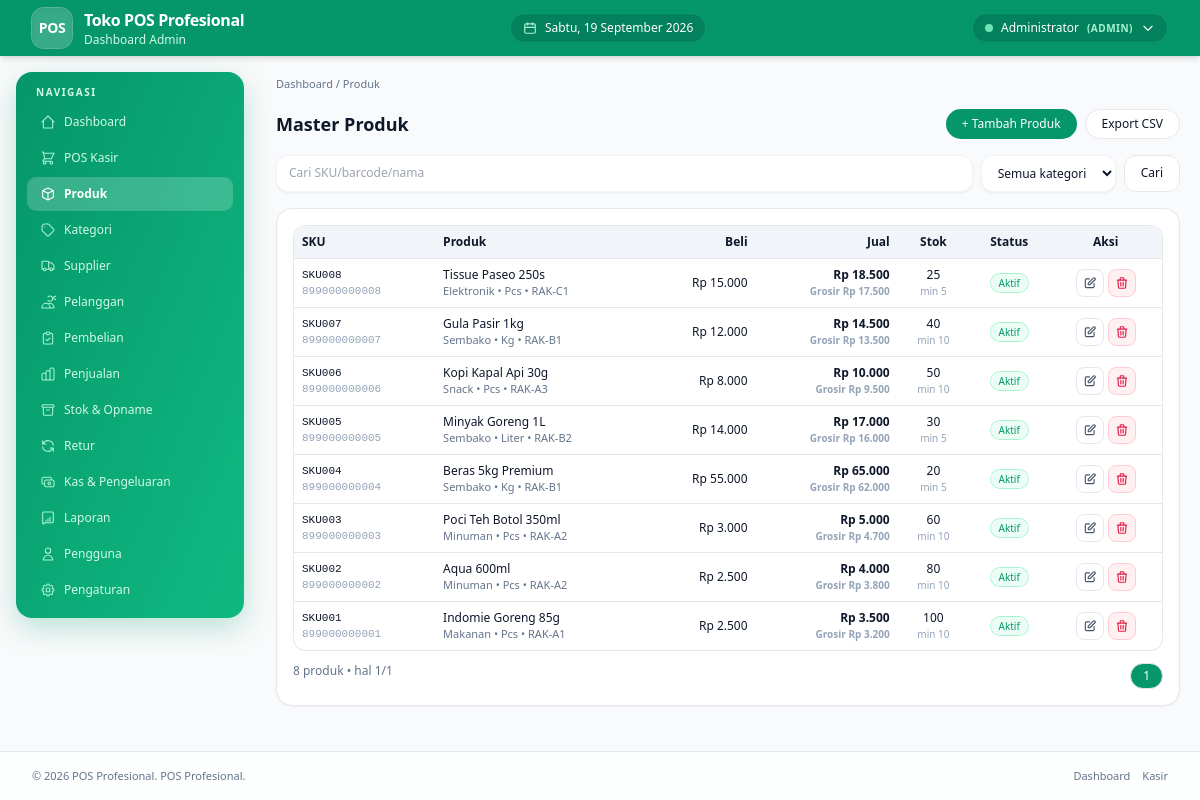
/admin/produk/index.php (signed in), run on the app's committed database.
### tables this page shows
CREATE TABLE stores (
 id INT AUTO_INCREMENT PRIMARY KEY,
 name VARCHAR(120) NOT NULL,
 address TEXT,
 phone VARCHAR(30),
 email VARCHAR(100),
 logo VARCHAR(255),
 receipt_footer TEXT,
 currency VARCHAR(10) DEFAULT 'Rp',
 tax_percent DECIMAL(5,2) DEFAULT 0,
 transaction_prefix VARCHAR(10) DEFAULT 'TRX',
 created_at DATETIME DEFAULT CURRENT_TIMESTAMP
);

CREATE TABLE products (
 id INT AUTO_INCREMENT PRIMARY KEY,
 sku VARCHAR(30) UNIQUE NOT NULL,
 barcode VARCHAR(50) UNIQUE NULL,
 name VARCHAR(150) NOT NULL,
 category_id INT NULL,
 unit_id INT NULL,
 purchase_price INT NOT NULL DEFAULT 0,
 selling_price INT NOT NULL DEFAULT 0,
 wholesale_price INT NOT NULL DEFAULT 0,
 stock INT NOT NULL DEFAULT 0,
 min_stock INT NOT NULL DEFAULT 5,
 location VARCHAR(60),
 supplier_id INT NULL,
 photo VARCHAR(255),
 is_active TINYINT(1) DEFAULT 1,
 created_at DATETIME DEFAULT CURRENT_TIMESTAMP,
 updated_at DATETIME DEFAULT CURRENT_TIMESTAMP ON UPDATE CURRENT_TIMESTAMP,
 FOREIGN KEY (category_id) REFERENCES product_categories(id) ON DELETE SET NULL,
 FOREIGN KEY (unit_id) REFERENCES product_units(id) ON DELETE SET NULL,
 FOREIGN KEY (supplier_id) REFERENCES suppliers(id) ON DELETE SET NULL,
 INDEX idx_prod_barcode (barcode),
 INDEX idx_prod_sku (sku),
 INDEX idx_prod_name (name),
 INDEX idx_prod_category (category_id)
);

CREATE TABLE product_categories (
 id INT AUTO_INCREMENT PRIMARY KEY,
 code VARCHAR(20) UNIQUE NOT NULL,
 name VARCHAR(80) NOT NULL,
 description TEXT,
 is_active TINYINT(1) DEFAULT 1,
 created_at DATETIME DEFAULT CURRENT_TIMESTAMP,
 INDEX idx_cat_name (name)
);

CREATE TABLE product_units (
 id INT AUTO_INCREMENT PRIMARY KEY,
 code VARCHAR(20) UNIQUE NOT NULL,
 name VARCHAR(40) NOT NULL
);

### config/database.php (called while the page is built)
<?php
$DB_HOST = '127.0.0.1';
$DB_NAME = 'pos_db';
$DB_USER = 'root';
$DB_PASS = '';
$DB_CHARSET = 'utf8mb4';
$DB_PORT = 3306;
function db(): PDO {
    static $pdo = null;
    if ($pdo === null) {
        global $DB_HOST,$DB_NAME,$DB_USER,$DB_PASS,$DB_CHARSET,$DB_PORT;
        $dsn = "mysql:host={$DB_HOST};port={$DB_PORT};dbname={$DB_NAME};charset={$DB_CHARSET}";
        $opt = [
            PDO::ATTR_ERRMODE => PDO::ERRMODE_EXCEPTION,
            PDO::ATTR_DEFAULT_FETCH_MODE => PDO::FETCH_ASSOC,
            PDO::ATTR_EMULATE_PREPARES => false,
        ];
        $pdo = new PDO($dsn, $DB_USER, $DB_PASS, $opt);
        $pdo->exec("SET time_zone = '+07:00'");
    }
    return $pdo;
}

### core/helper.php (called while the page is built, shortened)
<?php
function e($s){ return htmlspecialchars((string)$s, ENT_QUOTES, 'UTF-8'); }
function rupiah($n){ return 'Rp ' . number_format((int)$n,0,',','.'); }
function paginate_params($total,$page,$perPage){ $pages=max(1,(int)ceil($total/$perPage)); $page=max(1,min($pages,(int)$page)); $offset=($page-1)*$perPage; return [$pages,$page,$offset]; }
function store_info(){
    static $s = null;
    if($s === null){
        try {
            $s = db()->query("SELECT * FROM stores LIMIT 1")->fetch(PDO::FETCH_ASSOC) ?: [];
        } catch(Throwable $e){
            $s = [];
        }
    }
    return $s;
}
function store_logo_url(){
    $st = store_info();
    return null;
}

### core/auth.php (called while the page is built, shortened)
<?php
require_once __DIR__ . '/../config/database.php';
require_once __DIR__ . '/helper.php';
function current_user(){ return $_SESSION['user'] ?? null; }

### admin/produk/index.php (the view, shortened to what this page needs)
<?php
require_once __DIR__.'/../../config/database.php';
require_once __DIR__.'/../../core/auth.php';
require_once __DIR__.'/../../core/helper.php';
$pdo=db();
$q=trim($_GET['q']??''); $catF=$_GET['cat']??''; $page=max(1,(int)($_GET['page']??1)); $per=ITEMS_PER_PAGE;
$where="WHERE 1"; $par=[];
$total=$pdo->prepare("SELECT COUNT(*) FROM products p $where"); $total->execute($par); $total=(int)$total->fetchColumn();
list($pages,$page,$off)=paginate_params($total,$page,$per);
$stmt=$pdo->prepare("SELECT p.*, c.name as cat_name, u.name as unit_name FROM products p LEFT JOIN product_categories c ON c.id=p.category_id LEFT JOIN product_units u ON u.id=p.unit_id $where ORDER BY p.id DESC LIMIT $per OFFSET $off"); $stmt->execute($par); $rows=$stmt->fetchAll();
?>
<!DOCTYPE html><html lang="id"><head><title>Produk • <?=e(APP_NAME)?></title><?php include __DIR__.'/../../components/head.php'; ?></head>
<body class="min-h-screen bg-slate-50 flex flex-col"><?php include __DIR__.'/../../components/header.php';?>
<main class="flex w-full flex-1 flex-col gap-6 px-4 pb-10 pt-5 sm:px-6 lg:px-8 lg:flex-row lg:items-start"><?php include __DIR__.'/../../components/sidebar_admin.php';?>
<section class="order-2 flex-1 space-y-4">
<nav class="text-[11px] text-slate-500">Dashboard / Produk</nav>
<div class="flex flex-col gap-3 sm:flex-row sm:items-center sm:justify-between"><h2 class="text-lg font-semibold">Master Produk</h2><div class="flex gap-2"><button data-modal-toggle="#modalAdd" class="rounded-full bg-emerald-600 px-4 py-1.5 text-xs text-white">+ Tambah Produk</button><a href="<?=APP_URL?>/api/products.php?export=csv" class="rounded-full border bg-white px-4 py-1.5 text-xs">Export CSV</a></div></div>
<form method="GET" class="flex flex-wrap gap-2"><input name="q" value="<?=e($q)?>" placeholder="Cari SKU/barcode/nama" class="flex-1 min-w-[180px] rounded-xl border px-3 py-2 text-xs"><select name="cat" class="rounded-xl border px-3 py-2 text-xs"><option value="">Semua kategori</option><?php foreach($cats as $c):?><option value="<?=$c['id']?>" <?=$catF==$c['id']?'selected':''?>><?=e($c['name'])?></option><?php endforeach;?></select><button class="rounded-xl border bg-white px-4 py-2 text-xs">Cari</button></form>
<div class="rounded-2xl border bg-white p-4 shadow-sm"><div class="overflow-auto rounded-xl border"><table class="min-w-full divide-y text-xs"><thead class="bg-slate-100"><tr><th class="px-2 py-2 text-left">SKU</th><th class="px-2 py-2 text-left">Produk</th><th class="px-2 py-2 text-right">Beli</th><th class="px-2 py-2 text-right">Jual</th><th class="px-2 py-2 text-center">Stok</th><th class="px-2 py-2 text-center">Status</th><th class="px-2 py-2 text-center">Aksi</th></tr></thead><tbody class="divide-y">
<?php foreach($rows as $r):?><tr class="hover:bg-slate-50"><td class="px-2 py-2 font-mono text-[11px]"><?=e($r['sku'])?><br><span class="text-slate-400"><?=e($r['barcode']??'-')?></span></td><td class="px-2 py-2"><div class="font-medium"><?=e($r['name'])?></div><div class="text-[11px] text-slate-500"><?=e($r['cat_name']??'-')?> • <?=e($r['unit_name']??'-')?> • <?=e($r['location']??'-')?></div></td><td class="px-2 py-2 text-right"><?=rupiah($r['purchase_price'])?></td><td class="px-2 py-2 text-right font-semibold"><?=rupiah($r['selling_price'])?><br><span class="text-[10px] text-slate-400">Grosir <?=rupiah($r['wholesale_price'])?></span></td><td class="px-2 py-2 text-center <?=$r['stock']<=$r['min_stock']?'text-rose-600 font-bold':''?>"><?=$r['stock']?><br><span class="text-[10px] text-slate-400">min <?=$r['min_stock']?></span></td><td class="px-2 py-2 text-center"><?=$r['is_active']?'<span class="rounded-full bg-emerald-50 px-2 py-0.5 text-[10px] text-emerald-600 ring-1 ring-emerald-200">Aktif</span>':'<span class="rounded-full bg-slate-100 px-2 py-0.5 text-[10px]">Nonaktif</span>'?></td>
<td class="px-2 py-2 text-center"><div class="flex justify-center gap-1"><button type="button" data-modal-toggle="#modalEdit<?=$r['id']?>" title="Edit" class="inline-flex h-7 w-7 items-center justify-center rounded-lg border border-slate-200 bg-white text-slate-600 hover:border-emerald-500 hover:bg-emerald-50 hover:text-emerald-600"><svg xmlns="http://www.w3.org/2000/svg" class="h-3.5 w-3.5" fill="none" viewBox="0 0 24 24" stroke="currentColor" stroke-width="2"><path stroke-linecap="round" stroke-linejoin="round" d="M11 5H6a2 2 0 00-2 2v11a2 2 0 002 2h11a2 2 0 002-2v-5m-1.414-9.414a2 2 0 112.828 2.828L11.828 15H9v-2.828l8.586-8.586z"/></svg></button><form method="POST" class="inline" onsubmit="return confirm('Hapus/nonaktifkan?')"><input type="hidden" name="_csrf" value="<?=e(csrf_token())?>"><input type="hidden" name="act" value="delete"><input type="hidden" name="id" value="<?=$r['id']?>"><button title="Hapus / Nonaktifkan" class="inline-flex h-7 w-7 items-center justify-center rounded-lg border border-rose-200 bg-rose-50 text-rose-600 hover:bg-rose-100"><svg xmlns="http://www.w3.org/2000/svg" class="h-3.5 w-3.5" fill="none" viewBox="0 0 24 24" stroke="currentColor" stroke-width="2"><path stroke-linecap="round" stroke-linejoin="round" d="M19 7l-.867 12.142A2 2 0 0116.138 21H7.862a2 2 0 01-1.995-1.858L5 7m5 4v6m4-6v6m1-10V4a1 1 0 00-1-1h-4a1 1 0 00-1 1v3M4 7h16"/></svg></button></form></div></td></tr>
<?php endforeach; if(!$rows) echo '<tr><td colspan="7" class="px-3 py-6 text-center text-slate-400">Belum ada produk</td></tr>';?>
</tbody></table></div>
<div class="mt-3 flex justify-between text-xs text-slate-500"><span><?=$total?> produk • hal <?=$page?>/<?=$pages?></span><div class="flex gap-1"><?php for($i=1;$i<=$pages;$i++):?><a href="?q=<?=urlencode($q)?>&cat=<?=$catF?>&page=<?=$i?>" class="rounded-full border px-3 py-1 <?=$i==$page?'bg-emerald-600 text-white':''?>"><?=$i?></a><?php endfor;?></div></div>
</div></section></main>
<?php include __DIR__.'/../../components/footer.php';?></body></html>

### components/header.php (shortened to what this page needs)
<?php
$u = current_user();
$role = $u['role'] ?? '';
$stLogo = store_logo_url();
$stName = store_info()['name'] ?? APP_NAME;
$hariList = ['Sunday'=>'Minggu','Monday'=>'Senin','Tuesday'=>'Selasa','Wednesday'=>'Rabu','Thursday'=>'Kamis','Friday'=>'Jumat','Saturday'=>'Sabtu'];
$bulanList = ['January'=>'Januari','February'=>'Februari','March'=>'Maret','April'=>'April','May'=>'Mei','June'=>'Juni','July'=>'Juli','August'=>'Agustus','September'=>'September','October'=>'Oktober','November'=>'November','December'=>'Desember'];
$hariIni = $hariList[date('l')].', '.date('j').' '.$bulanList[date('F')].' '.date('Y');
?>
<header class="pos-header sticky top-0 z-50 flex items-center bg-emerald-600 shadow-md">
<div class="flex w-full items-center justify-between px-4 sm:px-6 lg:px-8">
<div class="flex items-center gap-3">
<?php if($stLogo): ?>
  <div class="flex h-10 w-10 items-center justify-center rounded-xl bg-white/10 p-1 shadow-inner backdrop-blur ring-1 ring-white/20">
    <img src="<?=e($stLogo)?>" alt="Logo" class="h-full w-full object-contain rounded-lg">
  </div>
<?php else: ?>
  <div class="flex h-10 w-10 items-center justify-center rounded-xl bg-white/20 text-white shadow-inner font-bold text-sm tracking-tight ring-1 ring-white/30">
    POS
  </div>
<?php endif; ?>
<div>
  <h1 class="text-sm font-bold tracking-tight text-white sm:text-base leading-tight"><?=e($stName)?></h1>
  <p class="text-[11px] text-emerald-100 sm:text-xs"><?= $role==='admin'?'Dashboard Admin':'POS Kasir'?></p>
</div>
</div>
<span class="hidden items-center gap-2 rounded-full bg-emerald-700/70 border border-emerald-500/50 px-3 py-1.5 text-xs font-medium text-white shadow-sm lg:inline-flex">
  <svg class="h-3.5 w-3.5 text-emerald-200" fill="none" viewBox="0 0 24 24" stroke="currentColor" stroke-width="2"><path stroke-linecap="round" stroke-linejoin="round" d="M8 7V3m8 4V3M3 11h18M5 21h14a2 2 0 002-2V7a2 2 0 00-2-2H5a2 2 0 00-2 2v12a2 2 0 002 2z"/></svg>
  <?=e($hariIni)?>
</span>
<div class="relative hidden md:block group">
<button type="button" class="inline-flex items-center gap-2 rounded-full bg-emerald-700/70 border border-emerald-500/50 px-3 py-1.5 text-xs font-medium text-white shadow-sm transition hover:bg-emerald-700">
  <span class="h-2 w-2 rounded-full bg-emerald-300 animate-pulse"></span>
  <?=e($u['name']??'')?> <span class="text-emerald-200 text-[10px] uppercase font-bold tracking-wider">(<?=e($role)?>)</span>
  <svg class="h-3.5 w-3.5 transition-transform duration-200 group-hover:rotate-180" fill="none" viewBox="0 0 24 24" stroke="currentColor" stroke-width="2"><path stroke-linecap="round" stroke-linejoin="round" d="M19 9l-7 7-7-7"/></svg>
</button>
</div>
</div>
</header>

### assets/css/dashboard.css (style rules this page uses)
body { font-family: system-ui, -apple-system, BlinkMacSystemFont, "Segoe UI", sans-serif; background-color: #f9fafb; color: #0f172a; }
html { scroll-behavior: smooth; }
:root { --pos-header-h:56px; }
.pos-header { height: var(--pos-header-h); min-height: var(--pos-header-h); }
header { background-color: #ffffff; }
main { background-color: #f9fafb; }
@media (min-width: 1024px) { main:has(#sidebar) { gap: 0 !important; padding: 0 !important; align-items: flex-start !important; } }
@media (min-width: 1024px) { main:has(#sidebar) > section.order-2, main:has(#sidebar) > section.flex-1 { padding: 1.25rem !important; min-width: 0; flex: 1 1 auto !important; } }
input:not([type="checkbox"]):not([type="radio"]):not([type="file"]):not([type="submit"]):not([type="button"]):not([type="reset"]), select, textarea { border-color: #f1f5f9 !important; border-width: 1px !important; background-color: #ffffff; box-shadow: 0 1px 3px 0 rgba(0, 0, 0, 0.06), 0 1px 2px -1px rgba(0, 0, 0, 0.04) !important; transition: all 0.15s ease-in-out; }

### data on the page
stores: name "Toko POS Profesional"
products: sku "SKU008", barcode "899000000008", name "Tissue Paseo 250s", category.name "Elektronik", unit.name "Pcs", location "RAK-C1", purchase_price "Rp 15.000", selling_price "Rp 18.500", wholesale_price "Rp 17.500", stock "25", min_stock "5", is_active "Aktif"
products: sku "SKU007", barcode "899000000007", name "Gula Pasir 1kg", category.name "Sembako", unit.name "Kg", location "RAK-B1", purchase_price "Rp 12.000", selling_price "Rp 14.500", wholesale_price "Rp 13.500", stock "40", min_stock "10", is_active "Aktif"
products: sku "SKU006", barcode "899000000006", name "Kopi Kapal Api 30g", category.name "Snack", unit.name "Pcs", location "RAK-A3", purchase_price "Rp 8.000", selling_price "Rp 10.000", wholesale_price "Rp 9.500", stock "50", min_stock "10", is_active "Aktif"
products: sku "SKU005", barcode "899000000005", name "Minyak Goreng 1L", category.name "Sembako", unit.name "Liter", location "RAK-B2", purchase_price "Rp 14.000", selling_price "Rp 17.000", wholesale_price "Rp 16.000", stock "30", min_stock "5", is_active "Aktif"
products: sku "SKU004", barcode "899000000004", name "Beras 5kg Premium", category.name "Sembako", unit.name "Kg", location "RAK-B1", purchase_price "Rp 55.000", selling_price "Rp 65.000", wholesale_price "Rp 62.000", stock "20", min_stock "5", is_active "Aktif"
products: sku "SKU003", barcode "899000000003", name "Poci Teh Botol 350ml", category.name "Minuman", unit.name "Pcs", location "RAK-A2", purchase_price "Rp 3.000", selling_price "Rp 5.000", wholesale_price "Rp 4.700", stock "60", min_stock "10", is_active "Aktif"
products: sku "SKU002", barcode "899000000002", name "Aqua 600ml", category.name "Minuman", unit.name "Pcs", location "RAK-A2", purchase_price "Rp 2.500", selling_price "Rp 4.000", wholesale_price "Rp 3.800", stock "80", min_stock "10", is_active "Aktif"
products: sku "SKU001", barcode "899000000001", name "Indomie Goreng 85g", category.name "Makanan", unit.name "Pcs", location "RAK-A1", purchase_price "Rp 2.500", selling_price "Rp 3.500", wholesale_price "Rp 3.200", stock "100", min_stock "10", is_active "Aktif"

### other printed values
$u['name'] "Administrator"
$role "ADMIN"
$label "Dashboard POS Kasir Produk Kategori Supplier Pelanggan Pembelian Penjualan Stok & Opname Retur Kas & Pengeluaran Laporan Pengguna Pengaturan"
$total "8"
$page "1"
$pages "1"
APP_NAME "POS Profesional"
